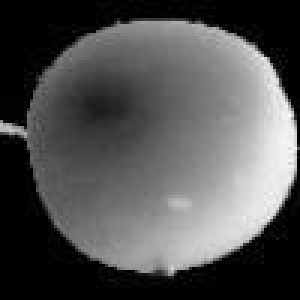
#> input picture 4.MachineLearning/Data/fruits/fruits_009.jpg, 100 x 100 px (shown 3 times larger); its folder holds only this picture in this run
$ jupyter execute --allow-errors '33. 이미지 처리.ipynb'   (shell and % lines are left out)
#> lines starting #> are read from the running program, lines starting #| are printed output that depends on the picture
[cell 1]
# Numpy를 Image로 변환하기
import warnings
warnings.filterwarnings('ignore')

[cell 2]
#Numpy Data 불러오기
import numpy as np

#> (the rest of this cell did not finish here and is left out)

[cell 3]
a = 10
print('%d'%a)
print(f'{a}')

[cell 4]
# Image 로 저장하기
from PIL import Image
#> (the rest of this cell did not finish here and is left out)

[cell 5]
# Image를 읽어서 Numpy로 변환하기

[cell 6]
import glob

[cell 7]
numberOfData = 300
imgSize =100

[cell 8]
# 배열 초기화로 만들기
fruitsData = np.zeros(numberOfData*imgSize*imgSize, dtype = np.int32).reshape(numberOfData,imgSize,imgSize)

[cell 9]
i = 0
for file in sorted(glob.glob("../Data/fruits/*.jpg")):
    img = np.array(Image.open(file), dtype= np.int32)
    fruitsData[i,:,:] = img
    i += 1

#> (a cell that did not finish here is left out)

[cell 11]
# Image 확인

import matplotlib.pyplot as plt
plt.imshow(fruitsData[0].reshape(100,100), cmap='gray_r')
plt.show()

[cell 12]
plt.imshow(fruitsData[100].reshape(100,100), cmap='gray_r')
plt.show()
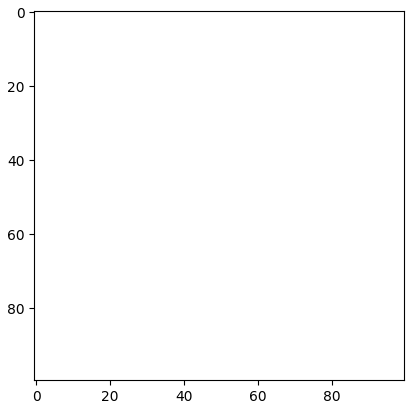
#> figure drawn by matplotlib, 1 panel
